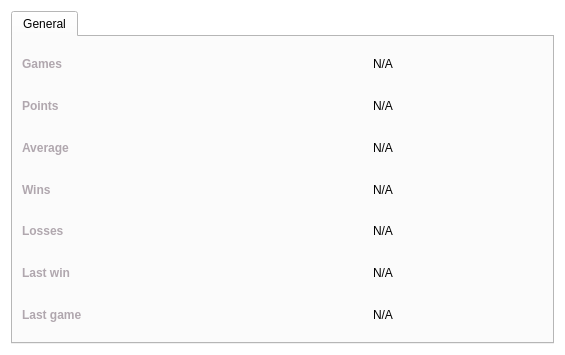
<?xml version="1.0" encoding="UTF-8"?>
<ui version="4.0">
 <class>PlayerStatsWidget</class>
 <widget class="QWidget" name="PlayerStatsWidget">
  <property name="geometry">
   <rect>
    <x>0</x>
    <y>0</y>
    <width>565</width>
    <height>355</height>
   </rect>
  </property>
  <property name="palette">
   <palette>
    <active>
     <colorrole role="Base">
      <brush brushstyle="SolidPattern">
       <color alpha="255">
        <red>255</red>
        <green>255</green>
        <blue>255</blue>
       </color>
      </brush>
     </colorrole>
     <colorrole role="Window">
      <brush brushstyle="SolidPattern">
       <color alpha="255">
        <red>255</red>
        <green>255</green>
        <blue>255</blue>
       </color>
      </brush>
     </colorrole>
    </active>
    <inactive>
     <colorrole role="Base">
      <brush brushstyle="SolidPattern">
       <color alpha="255">
        <red>255</red>
        <green>255</green>
        <blue>255</blue>
       </color>
      </brush>
     </colorrole>
     <colorrole role="Window">
      <brush brushstyle="SolidPattern">
       <color alpha="255">
        <red>255</red>
        <green>255</green>
        <blue>255</blue>
       </color>
      </brush>
     </colorrole>
    </inactive>
    <disabled>
     <colorrole role="Base">
      <brush brushstyle="SolidPattern">
       <color alpha="255">
        <red>255</red>
        <green>255</green>
        <blue>255</blue>
       </color>
      </brush>
     </colorrole>
     <colorrole role="Window">
      <brush brushstyle="SolidPattern">
       <color alpha="255">
        <red>255</red>
        <green>255</green>
        <blue>255</blue>
       </color>
      </brush>
     </colorrole>
    </disabled>
   </palette>
  </property>
  <property name="windowTitle">
   <string>Form</string>
  </property>
  <layout class="QVBoxLayout" name="verticalLayout">
   <item>
    <widget class="QTabWidget" name="tabWidget">
     <property name="currentIndex">
      <number>0</number>
     </property>
     <widget class="QWidget" name="tab">
      <attribute name="title">
       <string>General</string>
      </attribute>
      <layout class="QGridLayout" name="gridLayout">
       <item row="2" column="2">
        <widget class="QLabel" name="labelAverageValue">
         <property name="text">
          <string>N/A</string>
         </property>
        </widget>
       </item>
       <item row="0" column="0">
        <widget class="QLabel" name="labelGames">
         <property name="font">
          <font>
           <weight>75</weight>
           <bold>true</bold>
          </font>
         </property>
         <property name="styleSheet">
          <string notr="true">QLabel {
color: rgb(176, 167, 174);
}</string>
         </property>
         <property name="text">
          <string>Games</string>
         </property>
        </widget>
       </item>
       <item row="0" column="2">
        <widget class="QLabel" name="labelGamesValue">
         <property name="text">
          <string>N/A</string>
         </property>
        </widget>
       </item>
       <item row="1" column="0">
        <widget class="QLabel" name="labelPoints">
         <property name="font">
          <font>
           <weight>75</weight>
           <bold>true</bold>
          </font>
         </property>
         <property name="styleSheet">
          <string notr="true">QLabel {
color: rgb(176, 167, 174);
}</string>
         </property>
         <property name="text">
          <string>Points</string>
         </property>
        </widget>
       </item>
       <item row="1" column="2">
        <widget class="QLabel" name="labelPointsValue">
         <property name="text">
          <string>N/A</string>
         </property>
        </widget>
       </item>
       <item row="2" column="0">
        <widget class="QLabel" name="labelAverage">
         <property name="font">
          <font>
           <weight>75</weight>
           <bold>true</bold>
          </font>
         </property>
         <property name="styleSheet">
          <string notr="true">QLabel {
color: rgb(176, 167, 174);
}</string>
         </property>
         <property name="text">
          <string>Average</string>
         </property>
        </widget>
       </item>
       <item row="3" column="0" colspan="2">
        <widget class="QLabel" name="labelWins">
         <property name="font">
          <font>
           <weight>75</weight>
           <bold>true</bold>
          </font>
         </property>
         <property name="styleSheet">
          <string notr="true">QLabel {
color: rgb(176, 167, 174);
}</string>
         </property>
         <property name="text">
          <string>Wins</string>
         </property>
        </widget>
       </item>
       <item row="4" column="0">
        <widget class="QLabel" name="labelLosses">
         <property name="font">
          <font>
           <weight>75</weight>
           <bold>true</bold>
          </font>
         </property>
         <property name="styleSheet">
          <string notr="true">QLabel {
color: rgb(176, 167, 174);
}</string>
         </property>
         <property name="text">
          <string>Losses</string>
         </property>
        </widget>
       </item>
       <item row="3" column="2">
        <widget class="QLabel" name="labelWinsValue">
         <property name="text">
          <string>N/A</string>
         </property>
        </widget>
       </item>
       <item row="4" column="2">
        <widget class="QLabel" name="labelLossesValue">
         <property name="text">
          <string>N/A</string>
         </property>
        </widget>
       </item>
       <item row="5" column="0">
        <widget class="QLabel" name="labelLastWin">
         <property name="font">
          <font>
           <weight>75</weight>
           <bold>true</bold>
          </font>
         </property>
         <property name="styleSheet">
          <string notr="true">QLabel {
color: rgb(176, 167, 174);
}</string>
         </property>
         <property name="text">
          <string>Last win</string>
         </property>
        </widget>
       </item>
       <item row="6" column="0">
        <widget class="QLabel" name="labelLastGame">
         <property name="font">
          <font>
           <weight>75</weight>
           <bold>true</bold>
          </font>
         </property>
         <property name="styleSheet">
          <string notr="true">QLabel {
color: rgb(176, 167, 174);
}</string>
         </property>
         <property name="text">
          <string>Last game</string>
         </property>
        </widget>
       </item>
       <item row="5" column="2">
        <widget class="QLabel" name="labelLastWinValue">
         <property name="text">
          <string>N/A</string>
         </property>
        </widget>
       </item>
       <item row="6" column="2">
        <widget class="QLabel" name="labelLastGameValue">
         <property name="text">
          <string>N/A</string>
         </property>
        </widget>
       </item>
      </layout>
     </widget>
    </widget>
   </item>
  </layout>
 </widget>
 <resources/>
 <connections/>
</ui>
